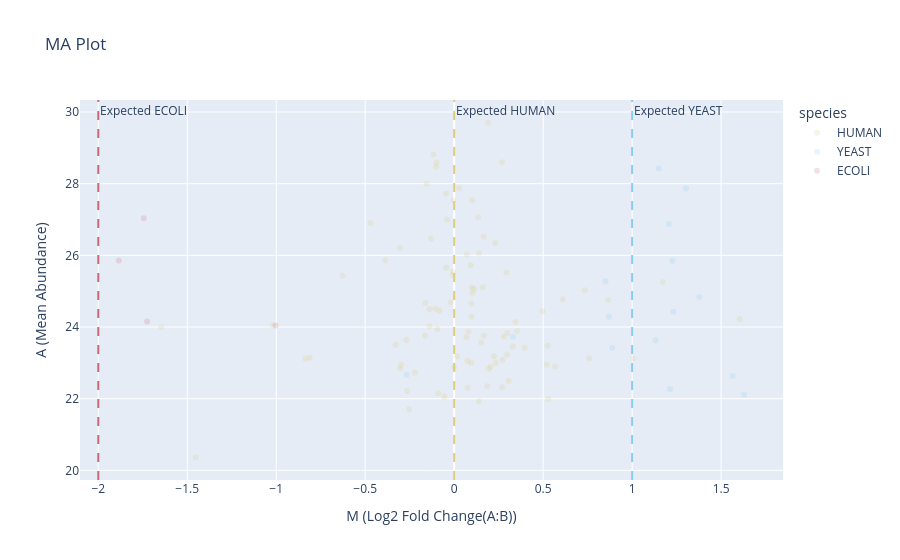

This figure's notebook cell:
### Code cell
figures["ma_plot"].show()

### Figure 1 — Plotly figure (JSON) as saved in the notebook; plotly's stock layout.template omitted (floating-point values rounded to 4 significant figures)
{"data": [{"hovertemplate": "species=HUMAN<br>M (Log2 Fold Change(A:B))=%{x}<br>A (Mean Abundance)=%{y}<extra></extra>", "legendgroup": "HUMAN", "marker": {"color": "#ddcc77", "opacity": 0.2, "size": 6, "symbol": "circle"}, "mode": "markers", "name": "HUMAN", "orientation": "v", "showlegend": true, "type": "scatter", "x": [-0.8124, 0.2725, NaN, 0.09472, -0.09897, 0.1017, 0.3436, 0.07447, 0.2053, 0.2333, 0.5668, -1.02, 0.2981, -0.008156, NaN, -1.452, -0.09356, -0.1622, 0.2992, 0.1599, -0.1555, 1.007, 0.09348, -0.08252, 0.09609, NaN, 0.1937, 0.3063, -0.3047, 0.3956, NaN, 0.5204, NaN, 0.3294, 1.605, -0.03872, -0.0009562, 0.2686, 0.0984, -0.3871, -0.1165, 0.135, -0.09042, 0.1663, -0.2683, 0.2934, 0.5245, 0.01544, 0.2705, 0.1124, -0.2545, 0.08013, 0.1516, 0.0996, -0.1639, NaN, 0.4972, 0.6101, 0.1866, 0.1392, 0.07153, 0.7335, 0.1657, NaN, 0.07543, -0.04489, 0.1907, 0.2239, NaN, -0.05588, -0.139, -0.3283, 0.279, -0.6273, -0.04513, 0.529, -0.01897, NaN, 0.7599, 0.02684, 0.3533, -0.1384, -1.647, 0.1384, 1.173, 0.1009, 0.06816, NaN, -0.1009, 0.8655, 0.2309, -0.3042, -0.007628, -0.221, -0.1292, -0.471, -0.004996, -0.2635, -0.1054, -0.8371, -0.2978], "xaxis": "x", "y": [23.15, 23.09, NaN, 23.0, 28.59, 27.53, 24.14, 23.05, 22.9, 23.0, 22.9, 24.04, 23.22, 25.45, NaN, 20.37, 23.94, 24.67, 23.83, 25.11, 28.0, 23.12, 25.72, 24.45, 24.66, NaN, 22.83, 22.5, 26.21, 23.42, NaN, 22.94, NaN, 23.46, 24.22, 27.0, 22.87, 28.59, 24.29, 25.86, 28.82, 27.06, 22.15, 23.75, 23.64, 25.52, 23.48, 23.18, 22.32, 25.06, 21.7, 23.87, 23.56, 25.11, 23.76, NaN, 24.44, 24.78, 22.36, 21.93, 26.02, 25.03, 26.52, NaN, 22.3, 25.66, 29.7, 23.19, NaN, 22.05, 24.02, 23.51, 23.73, 25.43, 27.73, 21.99, 24.69, NaN, 23.13, 27.87, 23.88, 24.5, 23.99, 26.06, 25.26, 24.96, 23.72, NaN, 28.48, 24.76, 26.34, 22.84, 25.54, 22.73, 26.46, 26.9, 27.53, 22.22, 24.51, 23.11, 22.95], "yaxis": "y"}, {"hovertemplate": "species=YEAST<br>M (Log2 Fold Change(A:B))=%{x}<br>A (Mean Abundance)=%{y}<extra></extra>", "legendgroup": "YEAST", "marker": {"color": "#88ccef", "opacity": 0.2, "size": 6, "symbol": "circle"}, "mode": "markers", "name": "YEAST", "orientation": "v", "showlegend": true, "type": "scatter", "x": [-0.2676, 1.564, NaN, 0.3293, 1.213, 1.232, 1.132, 1.629, 1.303, 0.8686, 1.207, 0.85, 1.149, NaN, 1.226, 0.8886, 1.377], "xaxis": "x", "y": [22.67, 22.63, NaN, 23.73, 22.27, 24.43, 23.63, 22.12, 27.87, 24.29, 26.88, 25.28, 28.42, NaN, 25.85, 23.42, 24.83], "yaxis": "y"}, {"hovertemplate": "species=ECOLI<br>M (Log2 Fold Change(A:B))=%{x}<br>A (Mean Abundance)=%{y}<extra></extra>", "legendgroup": "ECOLI", "marker": {"color": "#cc6777", "opacity": 0.2, "size": 6, "symbol": "circle"}, "mode": "markers", "name": "ECOLI", "orientation": "v", "showlegend": true, "type": "scatter", "x": [-1.726, NaN, -1.884, -1.004, -1.744, NaN], "xaxis": "x", "y": [24.15, NaN, 25.86, 24.04, 27.03, NaN], "yaxis": "y"}], "layout": {"annotations": [{"showarrow": false, "text": "Expected YEAST", "x": 1, "xanchor": "left", "xref": "x", "y": 1, "yanchor": "top", "yref": "y domain"}, {"showarrow": false, "text": "Expected ECOLI", "x": -2, "xanchor": "left", "xref": "x", "y": 1, "yanchor": "top", "yref": "y domain"}, {"showarrow": false, "text": "Expected HUMAN", "x": 0, "xanchor": "left", "xref": "x", "y": 1, "yanchor": "top", "yref": "y domain"}], "legend": {"title": {"text": "species"}, "tracegroupgap": 0}, "shapes": [{"line": {"color": "#88ccef", "dash": "dash"}, "type": "line", "x0": 1, "x1": 1, "xref": "x", "y0": 0, "y1": 1, "yref": "y domain"}, {"line": {"color": "#cc6777", "dash": "dash"}, "type": "line", "x0": -2, "x1": -2, "xref": "x", "y0": 0, "y1": 1, "yref": "y domain"}, {"line": {"color": "#ddcc77", "dash": "dash"}, "type": "line", "x0": 0, "x1": 0, "xref": "x", "y0": 0, "y1": 1, "yref": "y domain"}], "title": {"text": "MA Plot"}, "xaxis": {"anchor": "y", "domain": [0, 1], "title": {"text": "M (Log2 Fold Change(A:B))"}}, "yaxis": {"anchor": "x", "domain": [0, 1], "title": {"text": "A (Mean Abundance)"}}}}
